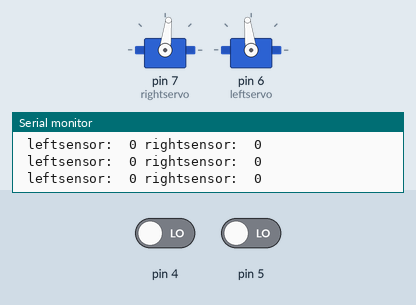
Recording of a sketch running on a simulated Arduino Uno, built with avr-gcc and run on an emulated ATmega328P. Parts: 2 × servo, the last lines printed to the serial monitor. The test bench sets the inputs (shaded band); at power-on: pin 4 LOW, pin 5 LOW.

Above: at 1.2 s.
1.3 s: pin 4 driven HIGH
At 1.8 s:
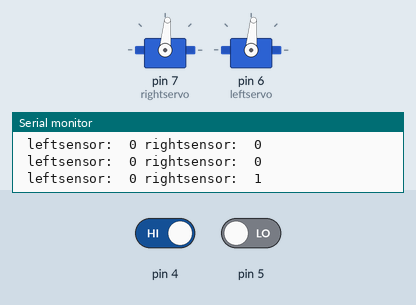
2.8 s: pin 5 driven HIGH
At 4.9 s:
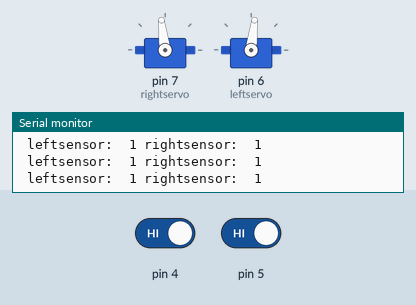
Timing chart, 0 to 6.4 s (numbered marks = the images above; inputs shaded):
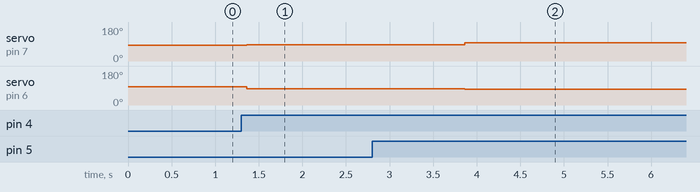

Measured:
- after the input at 1.3 s, servo on pin 7 (rightservo): 83° → 85° after 0.06 s; servo on pin 6 (leftservo): 97° → 85° after 0.06 s
- after the input at 2.8 s, servo on pin 7 (rightservo): 85° → 97° after 1.1 s; servo on pin 6 (leftservo): 85° → 83° after 1.1 s

The sketch:

Skylar_TabletopRobot.ino
```cpp
#include <Servo.h>


Servo rightservo;
Servo leftservo;

int pos = 0;
int leftsensor = 1;
int rightsensor = 1;

void forward(){
  rightservo.write(83);
  leftservo.write(97);
}

void back(){
  rightservo.write(97);
  leftservo.write(83);
}

void leftback(){
  rightservo.write(95);
  leftservo.write(95);
}

void rightback(){
  rightservo.write(85);
  leftservo.write(85);
}

void setup()
{
  rightservo.attach(7);
  leftservo.attach(6);
  Serial.begin(9600);
  pinMode(5,INPUT);
  pinMode(4,INPUT);
}


void loop() {
 leftsensor = digitalRead(5);
 rightsensor = digitalRead(4);

 Serial.print(" leftsensor:  ");
 Serial.print(leftsensor);
 Serial.print(" rightsensor:  ");
 Serial.print(rightsensor);
 Serial.println("  ");

 if (leftsensor == 1 && rightsensor == 1){
  back();
  delay(100);
 }
 else if ((rightsensor == 1)&&(leftsensor == 0)){
  rightback();
  delay(1250);
 }
 else if ((leftsensor == 1)&&(rightsensor == 0)){
  leftback();
  delay(1250);
 }
 else{
  forward();
  delay(75);
 }
}
```
